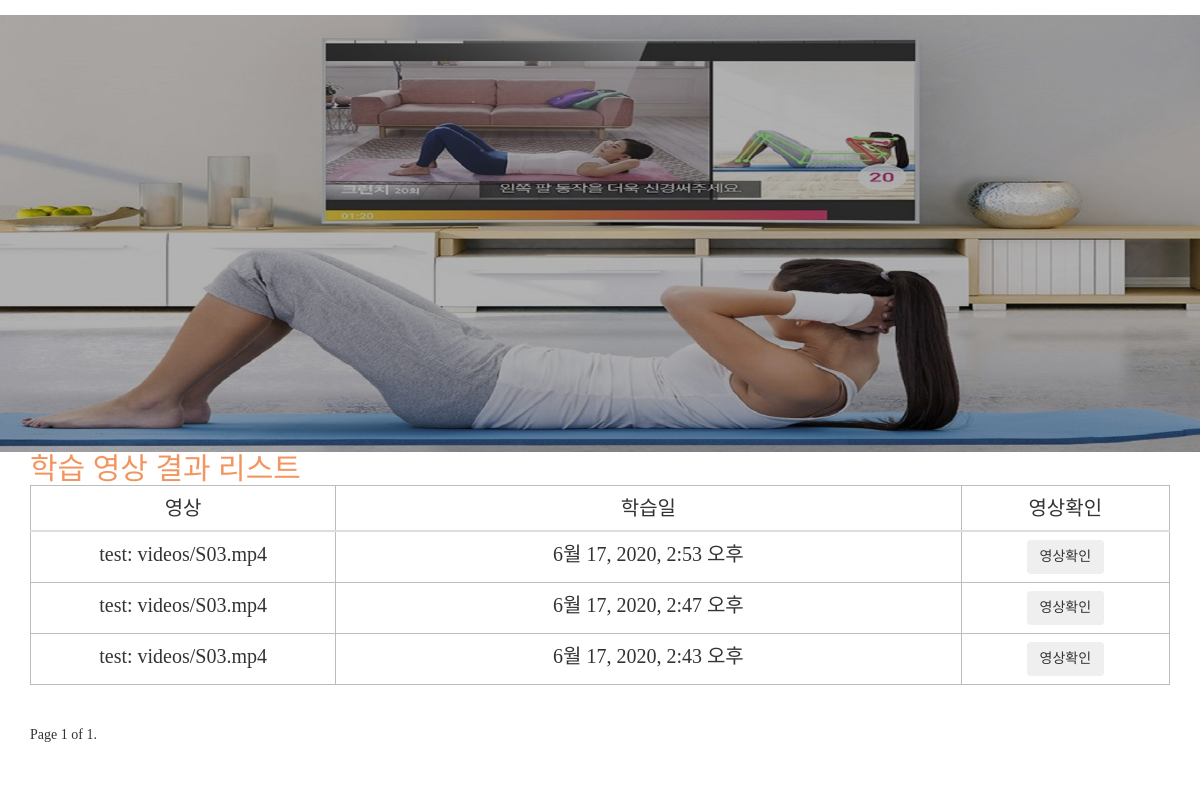
The page /ResultVideosList (signed in) on the database as committed earlier.
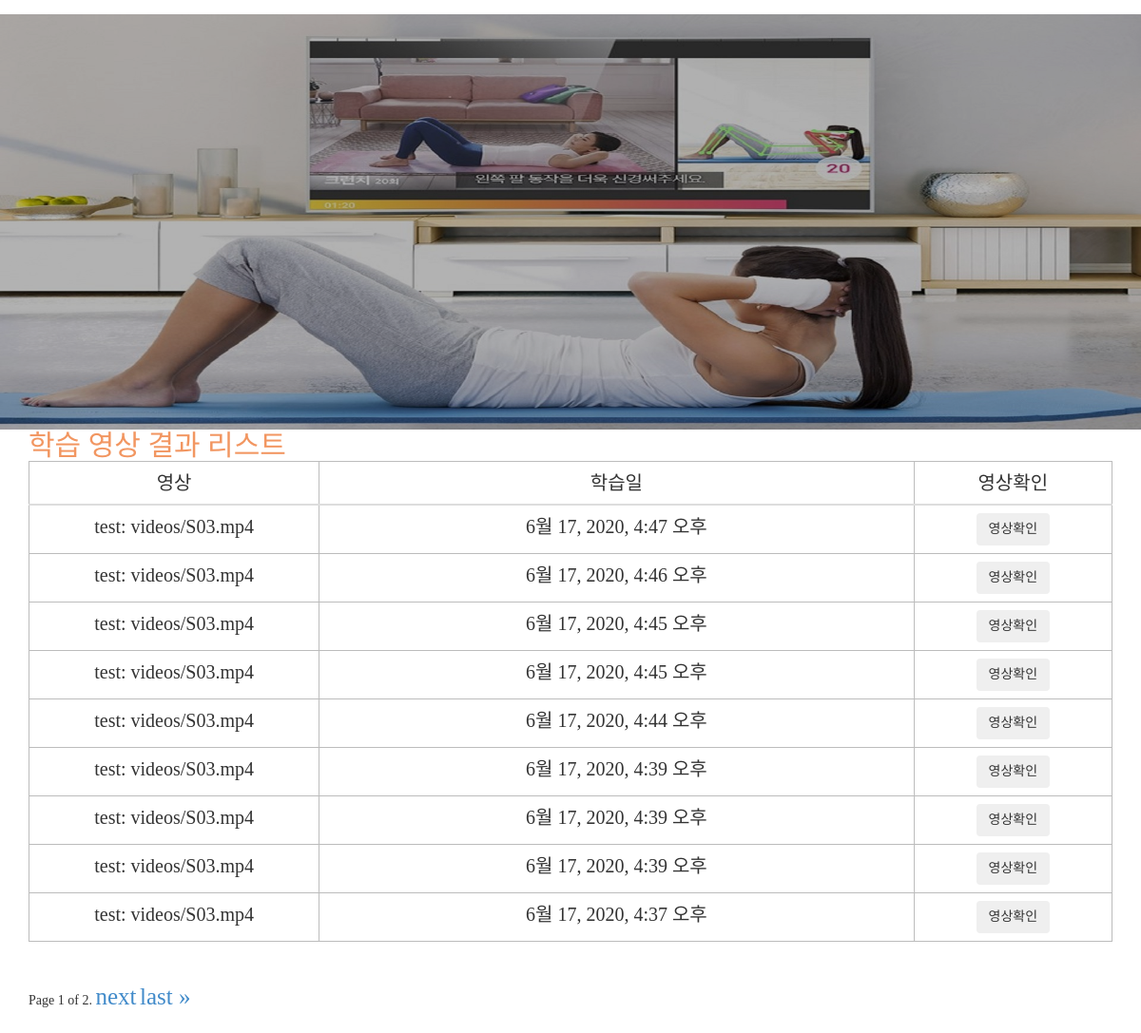
The same page on the database as committed later.
### Edus/models.py (models this page shows)
class EdusDB(models.Model): # 학습 디비 클래스
    NON_SHARED = "공유 안함"
    SHARED = "공유 함"
    IS_SHARED = (
        (NON_SHARED , "공유 안함"),
        (SHARED, "공유 함"),
    )
    objects = models.Manager()
    video_description = models.TextField(blank=False)
    views = models.PositiveIntegerField(default=0)
    is_shared = models.CharField(choices=IS_SHARED, max_length=5, default=NON_SHARED)
    edu_days = models.DateTimeField(auto_now_add=True)                  # 학습일, auto_now_add : insert 시에만 현재 날짜로 갱신됨
    video_id = models.ForeignKey("Videos.VideosDB", on_delete = models.CASCADE)  # 영상 번호, models.CASCADE : 주키 삭제 시 외래키 같이 삭제(연쇄 삭제)
    user_id = models.ForeignKey("Users.UsersDB", on_delete = models.CASCADE)    # 사용자 번호
    recode_video = models.FileField(upload_to='edus/', null=True, verbose_name="")     # 녹화 영상, upload_to : 파일 저장 경로 지정
    score = models.IntegerField(default=0)                              # 점수, default = 기본 값

### Videos/models.py (models this page shows)
class VideosDB(models.Model):
    HIGH = "상"
    MIDDLE = "중"
    LOW = "하"
    LEVEL_CHOICES = (
        (HIGH, "상"),
        (MIDDLE, "중"),
        (LOW, "하"),
    )
    title = models.TextField(blank=False) # 제목
    videofile= models.FileField(upload_to='videos/', null=True, verbose_name="") #video file
    video_img = models.ImageField(upload_to='videos/', null=True, verbose_name="") # 영상이미지
    views = models.PositiveIntegerField(default=0) # 조회수 - PositiveIntegerField를 이용
    level = models.CharField(choices=LEVEL_CHOICES, max_length=5, default=LOW) # 난이도
    start_date = models.DateTimeField(auto_now_add=True) # 개시일
    editor = models.ForeignKey("Users.UsersDB", on_delete=models.CASCADE)
    skeleton = models.TextField(blank=False)
    def __str__(self):
        return self.title + ": " + str(self.videofile)

### Edus/views.py (the view)
# urls.py: path('ResultVideosList', views.ResultVideosList, name='ResultVideosList'),
def ResultVideosList(request):  # 학습한 결과 영상 리스트 화면 view
    ResultVideos = EdusDB.objects.all()
    EdusDB_list = EdusDB.objects.all().filter(
        user_id=request.user.id).order_by('-edu_days')  # 학습일 최근순으로
    paginator = Paginator(EdusDB_list, 5)  # Paginator를 이용해서 한 페이지에 보여줄 객체 갯수
    page = request.GET.get('  page')  # 현재 페이지를 받아옴
    Edus = paginator.get_page(page)
    context = {'EdusDB_list': EdusDB_list,
               'Edus': Edus}
    return render(request, 'ResultVideosList.html', context)

### templates/ResultVideosList.html (shortened to what this page needs)
{% extends 'base.html' %}
{% load static %}
{% block content %}
<head>
    <link href='//spoqa.github.io/spoqa-han-sans/css/SpoqaHanSans-kr.css' rel='stylesheet' type='text/css'>
    <link rel="stylesheet" type='text/css' href="{% static 'resultvideolist.css' %}">
</head>
<body>
<section>
<div class="container">
  <div><h3><span>학습 영상 결과 리스트</span></h3></div>
  <div>
  <table class = "table" id="Edus_video">
    <thead class="thead-light" id="tablecol">
      <tr>
        <th width=50>영상</th>
        <th width=300>학습일</th>
        <th width=100>영상확인</th>
      </tr>
    </thead>
    <tbody>
      {% for EdusDB in EdusDB_list %}
        <tr>
          <td>{{ EdusDB.video_id }}</td>
          <td>{{ EdusDB.edu_days }}</td>
          <td><button class="btn btn-outline-secondary" onclick="window.open('{% url 'result' EdusDB.id %}','test','width=550,height=310,location=no,status=no,scrollbars=yes')">영상확인</button> </td>
        </tr>
      {% empty %}
        <tr>
          <td colspan="7" class="text-center bg-warning">데이터가 없습니다.</td>
        </tr>
      {% endfor %}
    </tbody>
  </table>
  </div>
  <div class="pagination">
    <span class="step-links">
      <span class="current"> Page {{ Edus.number }} of {{ Edus.paginator.num_pages }}.
      </span>
      {% if Edus.has_next %}
        <a href="?page={{ Edus.next_page_number }}">next</a>
        <a href="?page={{ Edus.paginator.num_pages }}">last &raquo;</a>
      {% endif %}
    </span>
  </div>
</div>
</section>
</body>
{% endblock %}

### templates/base.html (shortened to what this page needs)
<!DOCTYPE html>
{% load static %}
<html class="no-js">
	<head>
		<link rel="stylesheet" href="{% static 'css/owl.carousel.css' %}">
		<link rel="stylesheet" href="{% static 'css/bootstrap.min.css' %}">
		<link rel="stylesheet" href="{% static 'css/font-awesome.min.css' %}">
        <link rel="stylesheet" href="{% static 'css/animate.min.css' %}">
        <link rel="stylesheet" href="{% static 'css/main.css' %}">
        <link rel="stylesheet" href="{% static 'css/responsive.css' %}">
    </head>
	<body>
        <nav id="navigation">
            <div class="container">
                <div class="row">
                    <div class="col-md-12">
                        <div class="block">
                        </div>
                    </div>
                </div>
            </div>
        </nav>
    <section id="hero-area">
      <img class="img-responsive" src="{% static 'background.png' %}" alt="">
    </section>
    {% block content %}
    {% endblock %}
    </body>
</html>

### static/css/main.css (style rules this page uses)
body { font-family: myfont; font-size: 14px; font-weight: 400; }
h1, h2, h3, h4, h5, h6 { margin: 0px; font-family: myfont; }
h3 { font-size: 20px; font-weight: 600; }
table, td, th { border: 1px solid #bcbcbc; text-align: center; }
table { font-size: 20px; width: 300px; height: 200px; }
a, a:active, a:focus, a:active { text-decoration: none !important; font-size: 25px; }
#hero-area { position: relative; }
#hero-area:before { content: ""; position: absolute; left: 0; right: 0; bottom: 0; top: 0; width: 100%; height: 100%; background: url("../images/overlay-pattern.png") #000000; opacity: 0.3; }
nav { z-index: 99999; width: 100%; }
nav .block { margin-top: -85px; background: #fff; padding: 25px 40px; background: rgba(255, 255, 255, 0.89); }

### static/resultvideolist.css (style rules this page uses)
body { font-family: 'Spoqa Han Sans', 'Sans-serif'; }
a, th, td { font-family: 'Spoqa Han Sans', 'Sans-serif'; font-weight: lighter; }
#tablecol { font-family: 'Spoqa Han Sans', 'Sans-serif'; font-weight: lighter; }
h2, h3, h4, h5, h6 { margin: 0px; }
h3 { font-family: 'Spoqa Han Sans', 'Sans-serif'; font-weight: lighter; color: #F29661; font-size: 30px; }
#hero-area { position: relative; }
#hero-area:before { content: ""; position: absolute; left: 0; right: 0; bottom: 0; top: 0; width: 100%; height: 100%; background: url("../static/overlay-pattern.png") #000000; opacity: 0.3; }
nav { z-index: 99999; width: 100%; }
nav .block { margin-top: -85px; background: #fff; padding: 25px 40px; background: rgba(255, 255, 255, 0.89); }

Rows that differ between the two databases and show on the page:
removed EdusDB: video_id "test: videos/S03.mp4", edu_days "6월 17, 2020, 2:53 오후"
removed EdusDB: video_id "test: videos/S03.mp4", edu_days "6월 17, 2020, 2:47 오후"
removed EdusDB: video_id "test: videos/S03.mp4", edu_days "6월 17, 2020, 2:43 오후"
added EdusDB: video_id "test: videos/S03.mp4", edu_days "6월 17, 2020, 4:47 오후"
added EdusDB: video_id "test: videos/S03.mp4", edu_days "6월 17, 2020, 4:46 오후"
added EdusDB: video_id "test: videos/S03.mp4", edu_days "6월 17, 2020, 4:45 오후"
added EdusDB: video_id "test: videos/S03.mp4", edu_days "6월 17, 2020, 4:45 오후"
added EdusDB: video_id "test: videos/S03.mp4", edu_days "6월 17, 2020, 4:44 오후"
added EdusDB: video_id "test: videos/S03.mp4", edu_days "6월 17, 2020, 4:39 오후"
added EdusDB: video_id "test: videos/S03.mp4", edu_days "6월 17, 2020, 4:39 오후"
added EdusDB: video_id "test: videos/S03.mp4", edu_days "6월 17, 2020, 4:39 오후"
added EdusDB: video_id "test: videos/S03.mp4", edu_days "6월 17, 2020, 4:37 오후"
Other text that changed with them:
{{ Edus.paginator.num_pages }}: "1" → "2"
text now shown: "next last »"
